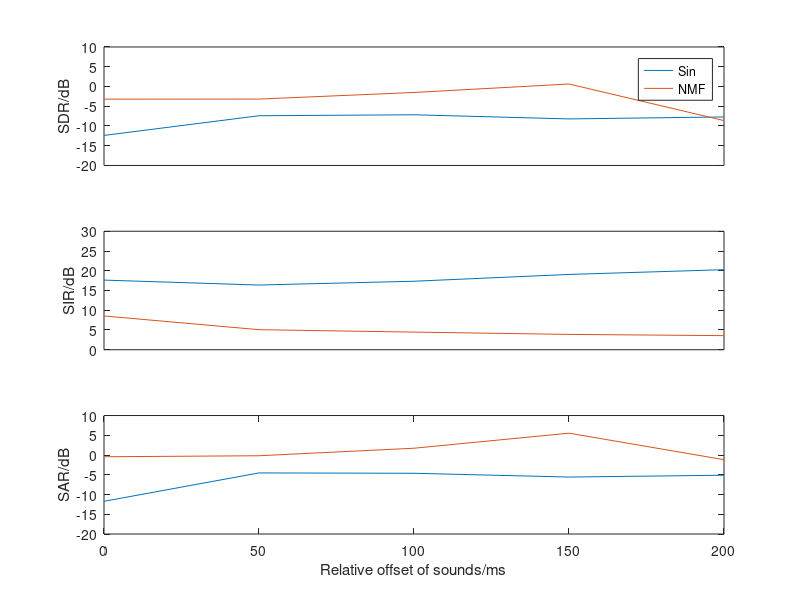

This chart was generated by the following MATLAB code:
offset = [0, 50, 100, 150, 200];
sinSDR = [-12.3959, -7.41124, -7.16866, -8.21264, -7.71807];
sinSIR = [17.6314, 16.3814, 17.3437, 19.0665, 20.2695];
sinSAR = [-11.7158, -4.53312, -4.62139, -5.57893, -5.11637];
matSDR = [-3.21057, -3.1904, -1.51928, 0.625772, -8.63883];
matSIR = [8.55148, 5.07654, 4.46536, 3.87947, 3.57002];
matSAR = [-0.438837, -0.182423, 1.72026, 5.53185, -1.17835];
%sinSDR = [-5.05571, -4.78194, -2.59203, -4.84077, -5.1609];
%sinSIR = [31.5278, 28.0949, 30.6242, 31.2684, 39.1434];
%sinSAR = [-3.86843, -3.58969, -1.65403, -3.68113, -3.99888];
%matSDR = [0.0330537, 0.664474, 1.37812, 0.703439, 0.830332];
%matSIR = [12.9222, 15.5611, 15.4831, 16.7703, 10.7918];
%matSAR = [1.36485, 1.75665, 2.31825, 1.36264, 2.63884];


figure
subplot(3, 1, 1)
plot(offset, sinSDR)
hold on
plot(offset, matSDR)
ylabel('SDR/dB')
xticks([])
ylim([-20 10])
legend('Sin', 'NMF')
%title('Separation performance against relative offset of sounds')

subplot(3, 1, 2)
plot(offset, sinSIR)
hold on
plot(offset, matSIR)
ylabel('SIR/dB')
xticks([])
ylim([0 30])

subplot(3, 1, 3)
plot(offset, sinSAR)
hold on
plot(offset, matSAR)
ylabel('SAR/dB')
xlabel('Relative offset of sounds/ms')
ylim([-20 10])